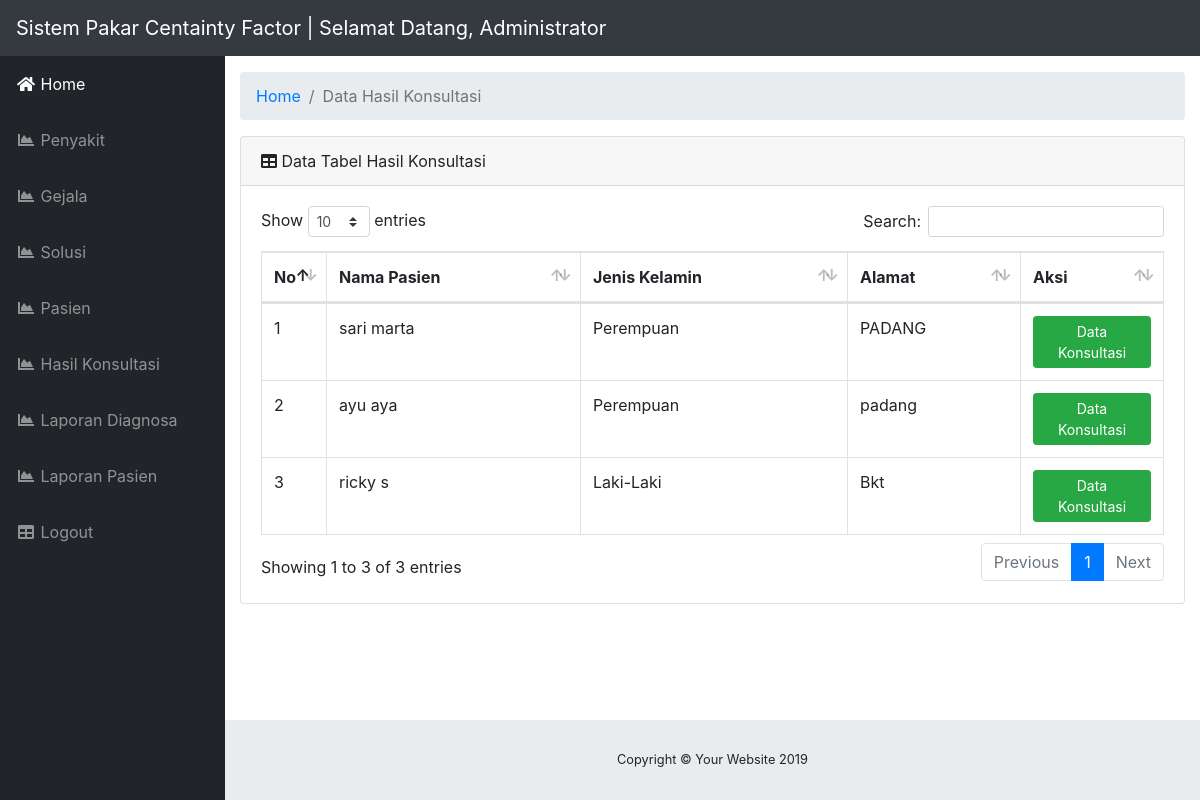
/admin/index.php?page=module/Konsultasi/index (signed in), run on the app's committed database.
### tables this page shows
CREATE TABLE `tb_Pasien` (
  `pasien_id` int(11) NOT NULL,
  `pasien_user` varchar(50) NOT NULL,
  `pasien_pass` varchar(50) NOT NULL,
  `pasien_nama` varchar(50) NOT NULL,
  `pasien_jk` varchar(50) NOT NULL,
  `pasien_tgl_lahir` date NOT NULL,
  `pasien_alamat` varchar(100) NOT NULL
);

### assets/model/conf.php (called while the page is built, shortened)
<?php
$conn = mysqli_connect('localhost', 'root', '', 'db_pakar_cf');
class Conf
{
    public function get($query)
    {
        global $conn;
        $ambil = $conn->query($query);
        $hasil = [];
        while ($pecah = $ambil->fetch_object()) {
            $hasil[] = $pecah;
        }
        return $hasil;
    }
}

### assets/model/db.php (called while the page is built, shortened)
<?php
include 'conf.php';
class Db extends Conf
{
    public function getAllPasien()
    {
        $query = $this->get("SELECT * FROM tb_Pasien");
        return $query;
    }
}

### admin/module/Konsultasi/index.php (the view)
<ol class="breadcrumb">
    <li class="breadcrumb-item">
        <a href="index.php">Home</a>
    </li>
    <li class="breadcrumb-item active">Data Hasil Konsultasi</li>
</ol>
<div class="card mb-3">
    <div class="card-header">
        <i class="fas fa-table"></i>
        Data Tabel Hasil Konsultasi</div>
    <div class="card-body">
        <div class="table-responsive">
            <table class="table table-bordered" id="dataTable" width="100%" cellspacing="0">
                <thead>
                    <tr>
                        <th width="10px">No</th>
                        <th>Nama Pasien</th>
                        <th>Jenis Kelamin</th>
                        <th>Alamat</th>
                        <th width="100px">Aksi</th>
                    </tr>
                </thead>
                <tbody>
                    <?php
                    foreach ($db->getAllPasien() as $no => $dPasien) {
                    ?>
                        <tr>
                            <td><?= ++$no ?></td>
                            <td><?= $dPasien->pasien_nama ?></td>
                            <td><?= $dPasien->pasien_jk ?></td>
                            <td><?= $dPasien->pasien_alamat ?></td>
                            <td>
                                <a href="index.php?page=module/Konsultasi/detail&id=<?= $dPasien->pasien_id ?>" class="btn btn-success btn-sm">Data Konsultasi</a>
                            </td>
                        </tr>
                    <?php }  ?>
                </tbody>
            </table>
        </div>
    </div>
</div>

### data on the page
tb_pasien: pasien_nama "sari marta", pasien_jk "Perempuan", pasien_alamat "PADANG"
tb_pasien: pasien_nama "ayu aya", pasien_jk "Perempuan", pasien_alamat "padang"
tb_pasien: pasien_nama "ricky s", pasien_jk "Laki-Laki", pasien_alamat "Bkt"
